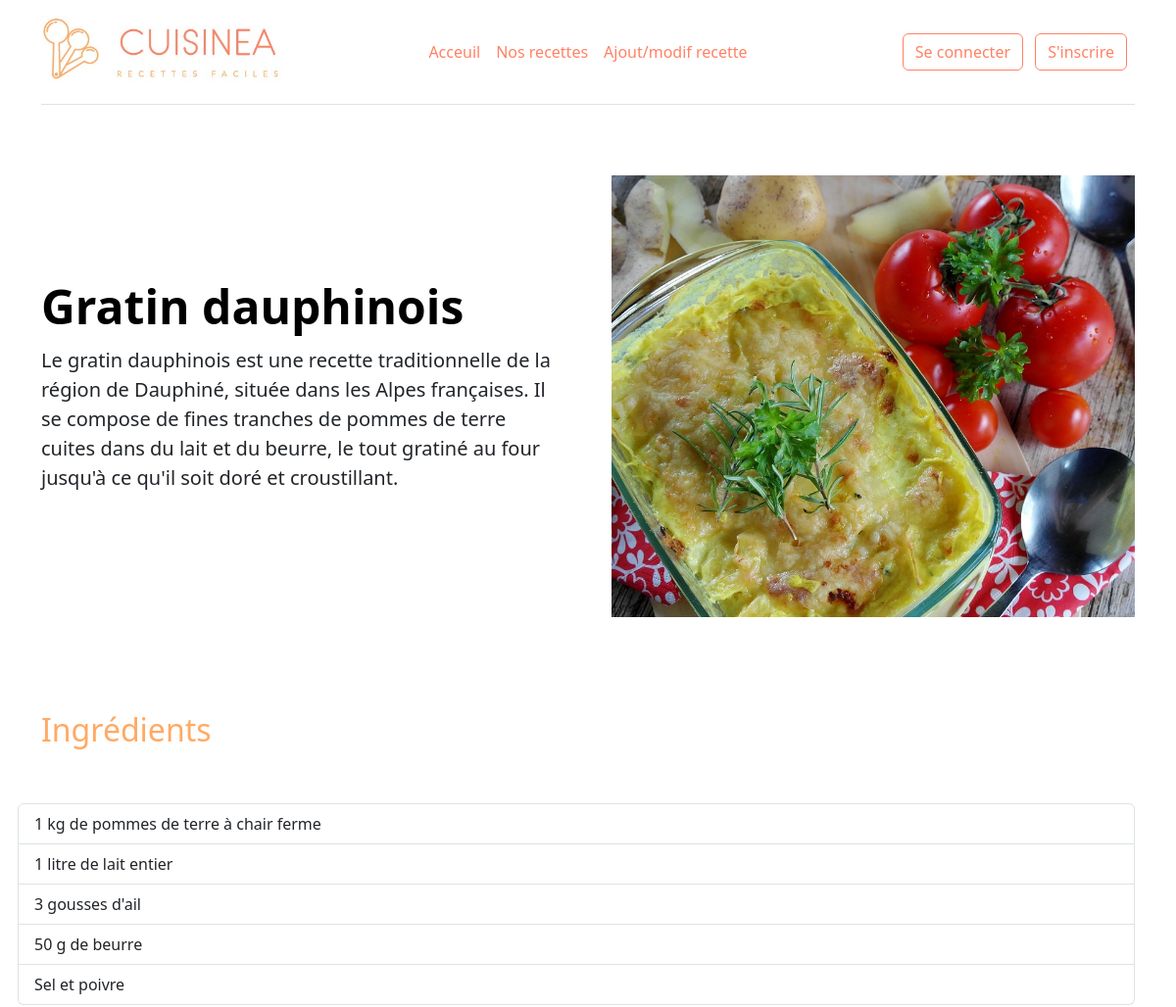
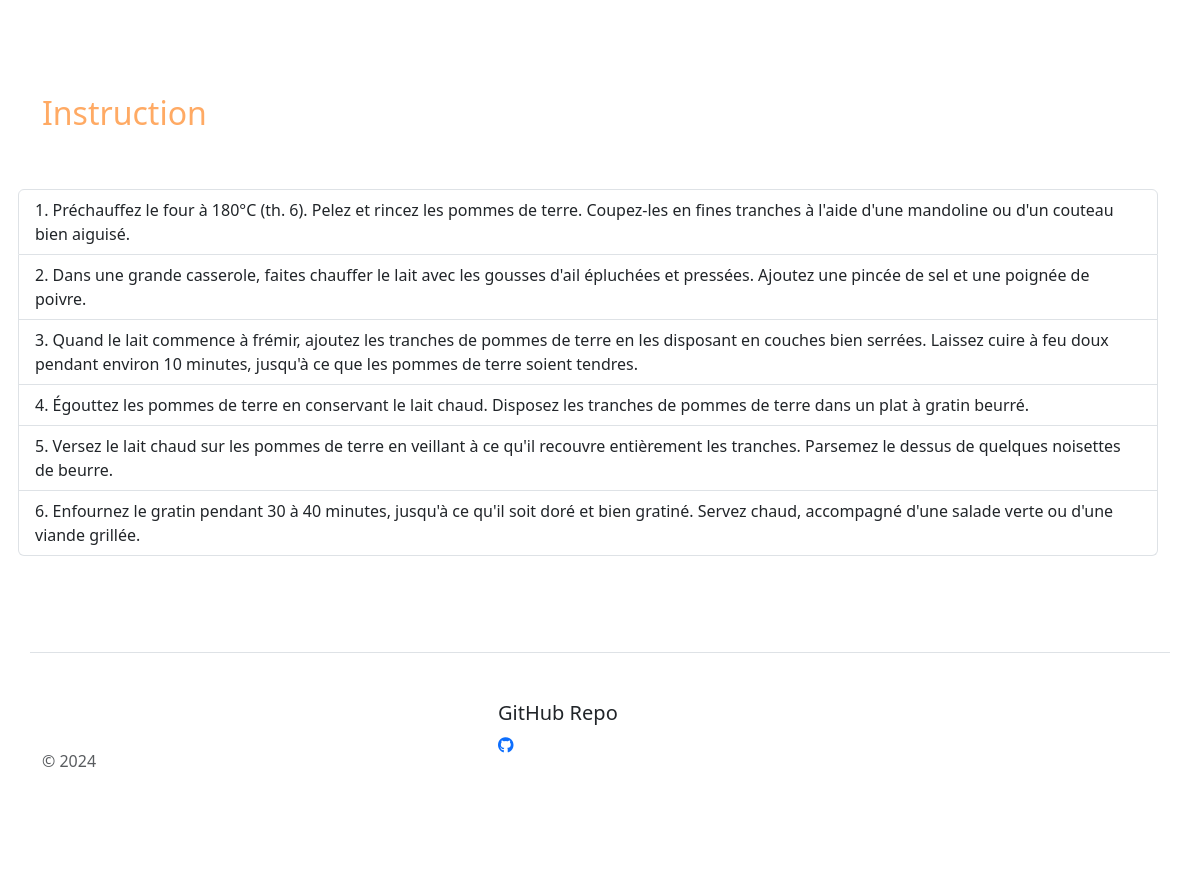
Screenshot of /recette.php?id=2 with the database file from the repository (2 pictures, top to bottom).
### tables this page shows
CREATE TABLE IF NOT EXISTS recipes (
    id INT AUTO_INCREMENT PRIMARY KEY,
    category_id INT,
    title VARCHAR(255) NOT NULL,
    description TEXT,
    ingredients TEXT,
    instructions TEXT,
    image VARCHAR(255),
    FOREIGN KEY (category_id) REFERENCES categories(id)
);

### lib/recipe.php (called while the page is built, shortened)
<?php
function getRecipeById(PDO $pdo, int $id)
{
  $query = $pdo->prepare("SELECT * FROM recipes Where id = :id");
  $query->bindParam(':id', $id, PDO::PARAM_INT);
  $query->execute();
  return $query->fetch();
}
function getRecipeImage(string|null $image)
{
  if ($image === null) {
    return _ASSETS_IMG_PATH_ . 'recipe_default.jpg';
  } else {
    return _RECIPES_IMG_PATH_ . $image;
  }
}

### lib/tools.php (called while the page is built, shortened)
<?php
function linesToArray(string $string) {
  return explode(PHP_EOL, $string);
}

### recette.php (the view, shortened to what this page needs)
<?php
require_once('lib/recipe.php');
include('templates/header.php');
require_once('lib/tools.php');
$id = (int)$_GET['id'];
$recipe = getRecipeById($pdo, $id);
if ($recipe) {
  $ingridients = linesToArray($recipe['ingredients']);
  $instructions = linesToArray($recipe['instructions']);
?>
<div class="row flex-lg-row-reverse align-items-center g-5 py-5">
  <div class="col-10 col-sm-8 col-lg-6">
    <img src="<?=getRecipeImage($recipe['image']); ?>" class="d-block mx-lg-auto img-fluid" alt="<?= $recipe['title']?>" width="700" height="500" loading="lazy">
  </div>
  <div class="col-lg-6">
    <h1 class="display-5 fw-bold text-body-emphasis lh-1 mb-3"><?= $recipe['title']?></h1>
    <p class="lead"><?=nl2br($recipe['description']);?></p>
  </div>
</div>
<div class="row flex-lg-row-reverse align-items-center g-5 py-5">
  <h2>Ingrédients</h2>
  <ul class="list-group">
    <?php foreach ($ingridients as $key => $ingridiant) { ?>
      <li class="list-group-item"><?=$ingridiant; ?></li>
    <?php } ?>
  </ul>
</div>
<div class="row flex-lg-row-reverse align-items-center g-5 py-5">
  <h2>Instruction</h2>
  <ol class="list-group list-group-numbered">
    <?php foreach ($instructions as $key => $instruction) { ?>
      <li class="list-group-item"><?=$instruction; ?></li>
    <?php } ?>
  </ol>
</div>
<?php } else { ?>
  <div class="row text-center">
  <h1>Recette introuvable</h1>
  </div>
<?php } ?>
<?php
include('templates/footer.php');
?>

### rows the page displays
recipes: image (picture), title "Gratin dauphinois", description "Le gratin dauphinois est une recette traditionnelle de la région de Dauphiné, située dans les Alpes françaises. Il se compose de fines tranches de pommes de terre cuites dans du lait et du beurre, le tout gratiné au four jusqu'à ce qu'il soit doré et croustillant.", ingredients "1 kg de pommes de terre à chair ferme", ingredients "1 litre de lait entier", ingredients "3 gousses d'ail", ingredients "50 g de beurre", ingredients "Sel et poivre", instructions "Préchauffez le four à 180°C (th. 6). Pelez et rincez les pommes de terre. Coupez-les en fines tranches à l'aide d'une mandoline ou d'un couteau bien aiguisé.", instructions "Dans une grande casserole, faites chauffer le lait avec les gousses d'ail épluchées et pressées. Ajoutez une pincée de sel et une poignée de poivre.", instructions "Quand le lait commence à frémir, ajoutez les tranches de pommes de terre en les disposant en couches bien serrées. Laissez cuire à feu doux pendant environ 10 minutes, jusqu'à ce que les pommes de terre soient tendres.", instructions "Égouttez les pommes de terre en conservant le lait chaud. Disposez les tranches de pommes de terre dans un plat à gratin beurré.", instructions "Versez le lait chaud sur les pommes de terre en veillant à ce qu'il recouvre entièrement les tranches. Parsemez le dessus de quelques noisettes de beurre.", instructions "Enfournez le gratin pendant 30 à 40 minutes, jusqu'à ce qu'il soit doré et bien gratiné. Servez chaud, accompagné d'une salade verte ou d'une viande grillée."

### other values shown
$value "Acceuil"
$value "Nos recettes"
$value "Ajout/modif recette"
